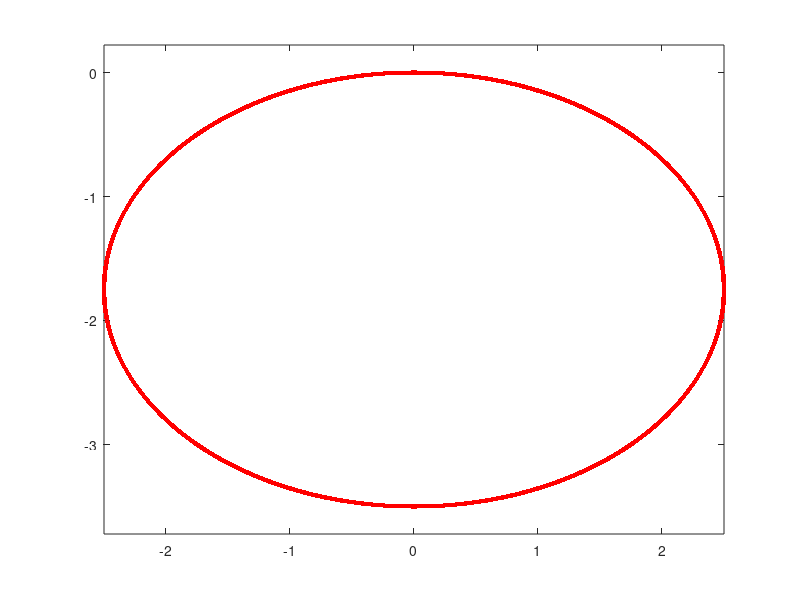

The MATLAB source for this figure: (Note: this script raises an error after producing the figure.)

%speed_to_erpm_gain  = 4277.5
%speed_to_duty (m/s) = 0.0602
%close all
%


compile_solver=true;

Ts = 1/20;      % Tempo de amostragem (20 Hz)
T_total = 20; % Tempo de sim
% Definir o horizonte de predição
N = 10; % Horizonte do MPC

L = 0.35; % Distância entre eixos
servo_gain=-0.840; % Ganho do servo (rad/unidade)


servo_max=0.4; % Ângulo máximo do servo
v_max = 1;        % Velocidade máxima (m/s)

delta_max = abs(servo_max/servo_gain); % Ângulo máximo de direção (radianos)

v_ref = 1.0;  % m/s

N_total = 10000;  % Numeros de pontos traj
n = (2*pi)/N_total;
x_traj = 2.5 * cos(0:n:2*pi);
y_traj = -1.75 - 1.75 * sin(0:n:2*pi);
dx = diff(x_traj);              % tamanho N-1
dy = diff(y_traj);              % tamanho N-1
psi_traj =atan2(dy, dx);           % heading entre pontos consecutivos
psi_traj(end+1) = psi_traj(end);     % repetir o último valor → agora tamanho N

figure
plot(x_traj, y_traj, 'r.', 'MarkerSize', 10);
axis equal



% Parâmetros do MPC
Q = diag([10, 10, 1, 1, 1]);  % [x, y, psi, theta, v]
R = diag([0.1, 0.1]);       % Ponderação dos controles

check_acados_requirements()
lib_path = fullfile(pwd, 'c_generated_code');

% Adiciona ao LD_LIBRARY_PATH do sistema
current_ld_path = getenv('LD_LIBRARY_PATH');
if ~contains(current_ld_path, lib_path)
    setenv('LD_LIBRARY_PATH', [getenv('LD_LIBRARY_PATH'), ':', lib_path]);
end

% Adiciona também ao path do MATLAB para segurança
addpath(lib_path);
addpath(genpath(pwd))

% ------ Setup do ACADOS ------
import casadi.*

if(compile_solver || ~exist('solver', 'var') )
    clear solver
    solver = setup_ocp(N, Ts, Q, R, delta_max, v_max);  % <- Verifica se tens este ficheiro
    save('solver_data.mat', 'solver');
else 
    % solver=acados_mex_create_mpc_model();
    % if isfile('solver_data.mat')
    %     loaded = load('solver_data.mat');
    %     solver = loaded.solver;
    % else
    %     error('Solver ainda não foi gerado! Executa primeiro com compile_solver = true');
    % end
end

% ------------------------------

% Estado inicial
x = [0; 0; 0 ;0; 0]; % [x, y, psi, theta, v]
history = x';
u0=[0;0];
u_history=u0';

% Gráfico Trajetoria
figure; hold on; grid on;
plot(x_traj, y_traj, 'r--', 'LineWidth', 1.5);
%traj = plot(x(1), x(2), 'bo-', 'LineWidth', 2);
% Seta de orientação
heading_arrow = quiver(x(1), x(2), cos(x(3)), sin(x(3)), 0.5, 'b', 'LineWidth', 2, 'MaxHeadSize', 2);
traj_ref = plot(x_traj(1:N), y_traj(1:N), 'y--', 'LineWidth', 1.5);
xlabel('x [m]'); ylabel('y [m]');
title('Sim MPC');
legend('Trajetória de referência', 'Trajetória do veículo');
xlim([-3,3])
axis equal

figure;
sgtitle('Estados');
subplot(3,1,1);
p_angle=plot(0, 0, 'b-', 'LineWidth', 2);
xlabel('Step');
ylabel('Ângulo de direção [rad]');
subplot(3,1,2);
p_v=plot(0, 0, 'b-', 'LineWidth', 2);
xlabel('Step');
ylabel('Velocidade [m/s]');
subplot(3,1,3);
p_psi=plot(0, 0, 'b-', 'LineWidth', 2);
xlabel('Step');
ylabel('PSI [rad]');



figure;
sgtitle('Inputs');
subplot(2,1,1);
p_u1=plot(0, 0, 'b-', 'LineWidth', 2);
xlabel('Step');
ylabel('Ângulo de direção [rad]');
subplot(2,1,2);
p_u2=plot(0, 0, 'b-', 'LineWidth', 2);
ylabel('Velocidade [m/s]');
xlabel('Step');
t_exec=0;

% Loop principal do MPC
for t_idx = 1:T_total/Ts-1
    % Trajetória de referência para o horizonte atual

        % 1. Encontrar o ponto mais próximo da posição atual
    distances = sqrt((x_traj - x(1)).^2 + (y_traj - x(2)).^2);
    [~, idx_ref_start] = min(distances);
    
    % 2. Calcular distância acumulada da trajetória
    dx = diff(x_traj);
    dy = diff(y_traj);
    ds = sqrt(dx.^2 + dy.^2);
    s_traj = [0, cumsum(ds)];
    traj_length = s_traj(end);
    
    % 3. Criar vetor de distâncias alvo a partir da posição inicial
    s0 = s_traj(idx_ref_start);
    s_ref = v_ref * (0:Ts:(N-1)*Ts);
    s_target = mod(s0 + s_ref, traj_length);  % wrap-around com mod
    
    % 4. Interpolação circular para encontrar os pontos correspondentes
    x_ref_step = interp1(s_traj, x_traj, s_target, 'linear', 'extrap')';
    y_ref_step = interp1(s_traj, y_traj, s_target, 'linear', 'extrap')';
    psi_ref = interp1(s_traj, psi_traj, s_target, 'linear', 'extrap')';

    

    % ----- Definir referências para o ACADOS -----
    % yref_all = zeros(4, N);
    % for k = 1:N
    %     yref_all(:,k) = [x_ref_step(k); y_ref_step(k); 0 ;v_ref];
    % end

    for k = 0:N-1
           yref_k = [x_ref_step(k+1); y_ref_step(k+1); sin(psi_ref(k+1));cos(psi_ref(k+1));0; v_ref];
           solver.set('cost_y_ref', yref_k, k);
    end

    %solver.set('cost_y_ref', yref_all);

    %solver.set('yref_e', [x_ref_step(end); y_ref_step(end); 0; 0; v_ref]);
    %solver.set(N, 'p', [x_ref_step(end); y_ref_step(end); v_ref]);
    solver.set('cost_y_ref_e', [x_ref_step(end); y_ref_step(end);sin(psi_ref(k+1));cos(psi_ref(k+1))]);



    solver.set('constr_lbx', x, 0);  % Estado inicial lower bound no estágio 0
    solver.set('constr_ubx', x, 0);
    
    tic()
    solver.solve();
    t_exec =[t_exec,toc]; 

    u = solver.get('u', 0);

    % U_opt = zeros(2, N);  % 2 inputs por etapa: delta e v
    % X_opt = zeros(5, N);  % 2 inputs por etapa: delta e v
    % for k = 0:N-1
    %     U_opt(:, k+1) = solver.get('u', k);
    %     X_opt(:, k+1) = solver.get('x', k);
    %     set(heading_arrow,'XData', X_opt(1,k+1), 'YData', X_opt(2,k+1),'UData', cos(X_opt(3,k+1)), 'VData', sin(X_opt(3,k+1)));
    %     drawnow;
    %     pause(0.05)
    % end
    
    u_history=[u_history; u'];

    % Atualiza estado com o modelo da bicicleta
    x = simulate_dynamics(x, u, Ts, L);

    history = [history; x'];

    % Atualiza gráfico
    %set(traj, 'XData', history(:,1), 'YData', history(:,2));
    set(heading_arrow,'XData', x(1), 'YData', x(2),'UData', cos(x(3)), 'VData', sin(x(3)));
    drawnow;
    set(traj_ref, 'XData', x_ref_step , 'YData', y_ref_step);
    drawnow;
    set(p_psi , 'XData', 0:t_idx, 'YData',history(:,3));
    set(p_angle , 'XData', 0:t_idx, 'YData', history(:,4));
    set(p_v , 'XData', 0:t_idx, 'YData',history(:,5));
    set(p_u1, 'XData', 0:t_idx, 'YData',u_history(:,1));
    set(p_u2, 'XData', 0:t_idx, 'YData',u_history(:,2));
    drawnow;



end

figure;
plot(t_exec*1000)
title("Tempo de Execuçao Solver")
xlabel("Step")
ylabel("Tempo[ms]")
%fprintf("distancia percorrida",int(history(:,5),Ts))

%Plotar angulo de direção
% figure;
% subplot(2,1,1);
% plot(1:T_total, history(:,3), 'b-', 'LineWidth', 2);
% xlabel('Step');
% ylabel('Ângulo de direção [rad]');
% title('Ângulo de direção do veículo');
% subplot(2,1,2);
% plot(1:T_total, history(:,4), 'b-', 'LineWidth', 2);
% xlabel('Step');
% ylabel('Velocidade [m/s]');
% title('Velocidade do veículo');


% ---- Simulação da Dinâmica ----
function x_sim = simulate_dynamics(x, u, Ts, L)

delta = u(1);
v = u(2);
psi = x(3); % Orientação atual

x(4)=delta;
x(5)=v;

x_sim = x + Ts * [
    v * cos(psi);        % dx/dt
    v * sin(psi);        % dy/dt
    (v / L) * tan(-delta); % dyaw/dt
    0                     % dtheta/dt
    0                     % dv/dt = 0 (v é entrada direta)
    ];

x_sim(3) = wrapToPi(x_sim(3));  % função do MATLAB


end


% ---- Função de Custo ----
function J = mpc_cost(U, x0, x_ref, y_ref, v_ref, Ts, L, N, Q, R)
x = x0;
J = 0;

for k = 1:N
    u = U(k, :)'; % Controle atual

    x = simulate_dynamics(x, u, Ts, L);
    

    % Erro em relação à referência
    e = [x(1)-x_ref(k); x(2)-y_ref(k); 0; 0 ;x(5)-v_ref];
    J = J + e' * Q * e + u' * R * u;
end
end
